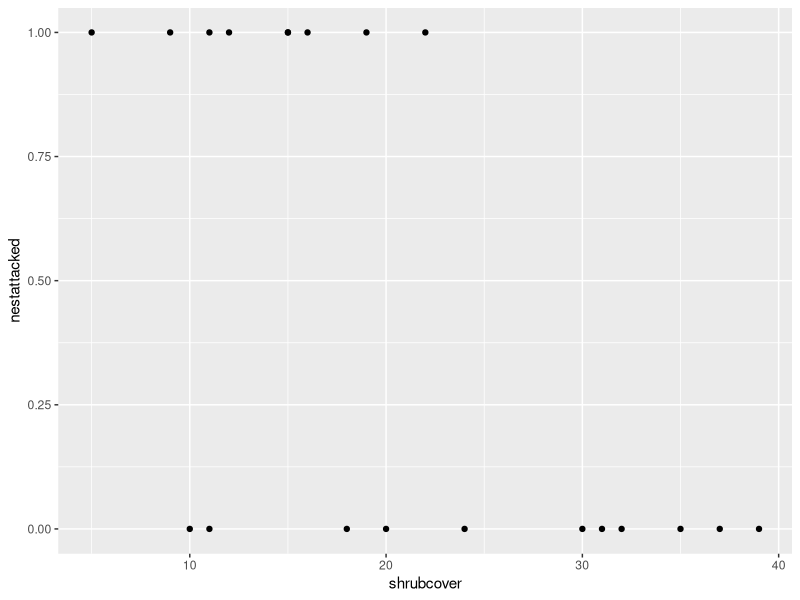
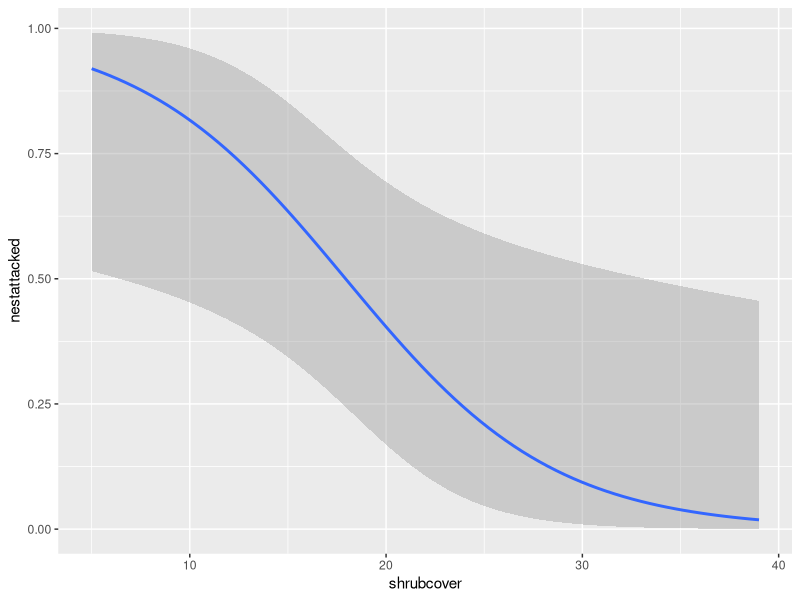
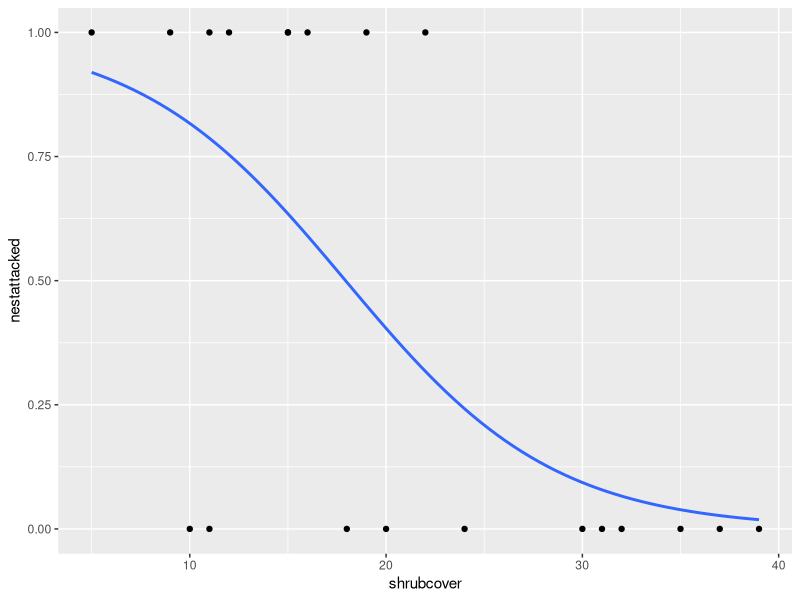

The R script that drew these images, in order:
## ---- chunk 1
library(knitr)
knitr::opts_chunk$set(warning = FALSE, message = FALSE)

## ---- chunk 2
library(tidyverse)
nest <- read.csv("../../../resources/datafiles/nestpredation.csv")
## ---- chunk 3
ggplot(nest, aes(x=shrubcover, y=nestattacked)) + 
  geom_point()
## ---- chunk 4
ggplot(nest,aes(x=shrubcover, y=nestattacked)) +
  geom_smooth(method = glm, method.args= list(family="binomial"))
## ---- chunk 5
ggplot(nest,aes(x=shrubcover, y=nestattacked)) +
  geom_point()+
  geom_smooth(method = glm, method.args= list(family="binomial"), se=FALSE)
